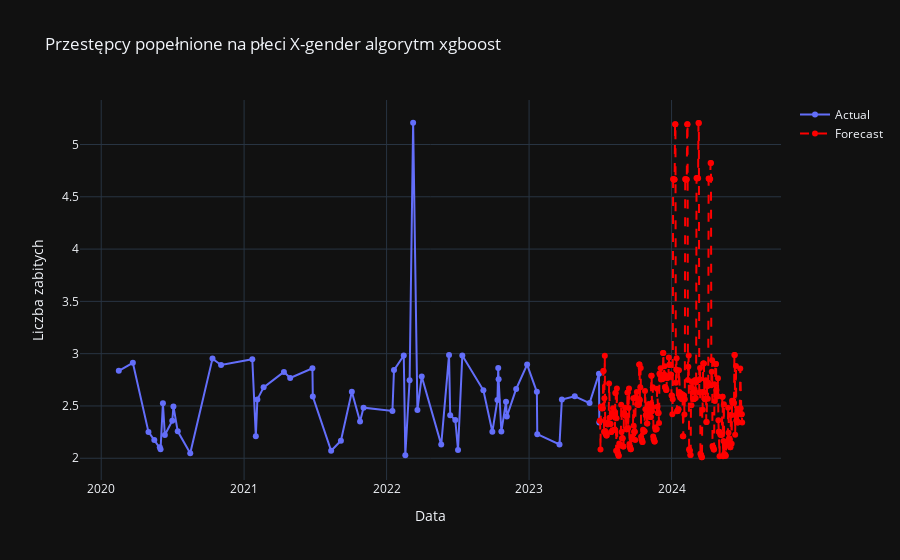

Notebook cell for this chart:
### Code cell
import pandas as pd
import numpy as np
import matplotlib.pyplot as plt
import xgboost as xgb
from sklearn.model_selection import train_test_split
from sklearn.metrics import mean_squared_error
import plotly.graph_objects as go

# Tworzenie ramki danych


# Grupowanie i agregacja danych
df['Date'] = pd.to_datetime(df[['Year', 'Month', 'Day']])
df_grouped = df.groupby('Date')['count'].sum().reset_index()

# Przygotowanie danych do modelu XGBoost
df_grouped['Month'] = df_grouped['Date'].dt.month
df_grouped['Day'] = df_grouped['Date'].dt.day

X = df_grouped[['Month', 'Day']]
y = df_grouped['count']

# Podział danych na zbiór treningowy i testowy
X_train, X_test, y_train, y_test = train_test_split(X, y, test_size=0.2, random_state=42)

# Dopasowanie modelu XGBoost
model = xgb.XGBRegressor(objective ='reg:squarederror', seed=42)
model.fit(X_train, y_train)

# Prognoza na następny rok
next_year_dates = pd.date_range(start=df_grouped['Date'].max() + pd.DateOffset(days=1), end=df_grouped['Date'].max() + pd.DateOffset(years=1), freq='D')
next_year_X = pd.DataFrame({'Month': next_year_dates.month, 'Day': next_year_dates.day})
forecast = model.predict(next_year_X)

# Wykres szeregu czasowego z prognozą
fig = go.Figure()

# Dodanie rzeczywistych danych
fig.add_trace(go.Scatter(x=df_grouped['Date'], y=df_grouped['count'], mode='lines+markers', name='Actual'))

# Dodanie prognoz
fig.add_trace(go.Scatter(x=next_year_dates, y=forecast, mode='lines+markers', name='Forecast', line=dict(color='red', dash='dash')))

# Aktualizacja układu wykresu
fig.update_layout(title='Przestępcy popełnione na płeci X-gender algorytm xgboost', xaxis_title='Data', 
                  yaxis_title='Liczba zabitych',template="plotly_dark",)

# Wyświetlenie wykresu
fig.show()
# Zapisywanie wykresu do pliku HTML
fig.write_html("forecast_plot4_1.html")

### Figure 1 — Plotly figure (JSON) as saved in the notebook; plotly's stock layout.template omitted (floating-point values rounded to 4 significant figures; data arrays with more than 128 entries replaced by an {"elided": "..."} marker saying what was removed)
{"data": [{"mode": "lines+markers", "name": "Actual", "type": "scatter", "x": ["2020-02-15T00:00:00", "2020-03-22T00:00:00", "2020-05-01T00:00:00", "2020-05-16T00:00:00", "2020-05-30T00:00:00", "2020-06-01T00:00:00", "2020-06-07T00:00:00", "2020-06-12T00:00:00", "2020-07-01T00:00:00", "2020-07-04T00:00:00", "2020-07-15T00:00:00", "2020-08-16T00:00:00", "2020-10-12T00:00:00", "2020-11-03T00:00:00", "2021-01-22T00:00:00", "2021-01-31T00:00:00", "2021-02-04T00:00:00", "2021-02-20T00:00:00", "2021-04-13T00:00:00", "2021-04-29T00:00:00", "2021-06-25T00:00:00", "2021-06-26T00:00:00", "2021-08-12T00:00:00", "2021-09-06T00:00:00", "2021-10-04T00:00:00", "2021-10-25T00:00:00", "2021-11-03T00:00:00", "2022-01-16T00:00:00", "2022-01-20T00:00:00", "2022-02-14T00:00:00", "2022-02-18T00:00:00", "2022-03-01T00:00:00", "2022-03-10T00:00:00", "2022-03-21T00:00:00", "2022-04-01T00:00:00", "2022-05-21T00:00:00", "2022-06-10T00:00:00", "2022-06-13T00:00:00", "2022-06-26T00:00:00", "2022-07-03T00:00:00", "2022-07-14T00:00:00", "2022-09-06T00:00:00", "2022-09-29T00:00:00", "2022-10-12T00:00:00", "2022-10-14T00:00:00", "2022-10-15T00:00:00", "2022-10-22T00:00:00", "2022-11-03T00:00:00", "2022-11-05T00:00:00", "2022-11-29T00:00:00", "2022-12-27T00:00:00", "2023-01-21T00:00:00", "2023-01-22T00:00:00", "2023-03-20T00:00:00", "2023-03-26T00:00:00", "2023-04-28T00:00:00", "2023-06-05T00:00:00", "2023-06-29T00:00:00", "2023-06-30T00:00:00"], "y": [2.837, 2.912, 2.252, 2.174, 2.104, 2.087, 2.526, 2.222, 2.359, 2.495, 2.258, 2.047, 2.953, 2.891, 2.947, 2.21, 2.563, 2.678, 2.826, 2.767, 2.86, 2.59, 2.071, 2.168, 2.635, 2.351, 2.483, 2.453, 2.843, 2.982, 2.029, 2.747, 5.208, 2.461, 2.782, 2.13, 2.988, 2.412, 2.366, 2.08, 2.983, 2.65, 2.253, 2.558, 2.862, 2.756, 2.255, 2.54, 2.398, 2.662, 2.896, 2.635, 2.23, 2.133, 2.561, 2.592, 2.528, 2.807, 2.343]}, {"line": {"color": "red", "dash": "dash"}, "mode": "lines+markers", "name": "Forecast", "type": "scatter", "x": {"elided": "366 str values"}, "y": {"elided": "366 float values"}}], "layout": {"title": {"text": "Przestępcy popełnione na płeci X-gender algorytm xgboost"}, "xaxis": {"title": {"text": "Data"}}, "yaxis": {"title": {"text": "Liczba zabitych"}}}}
